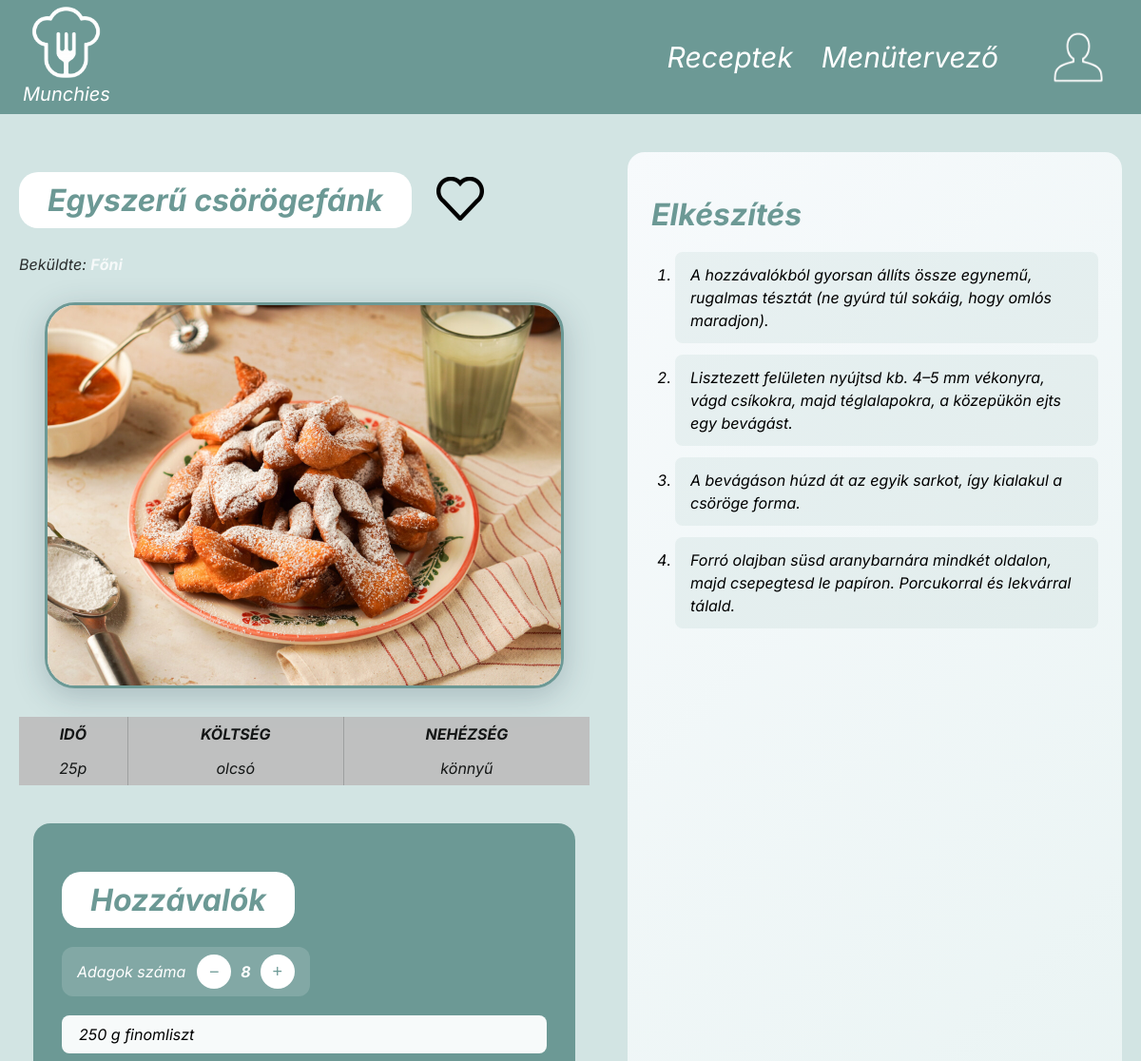
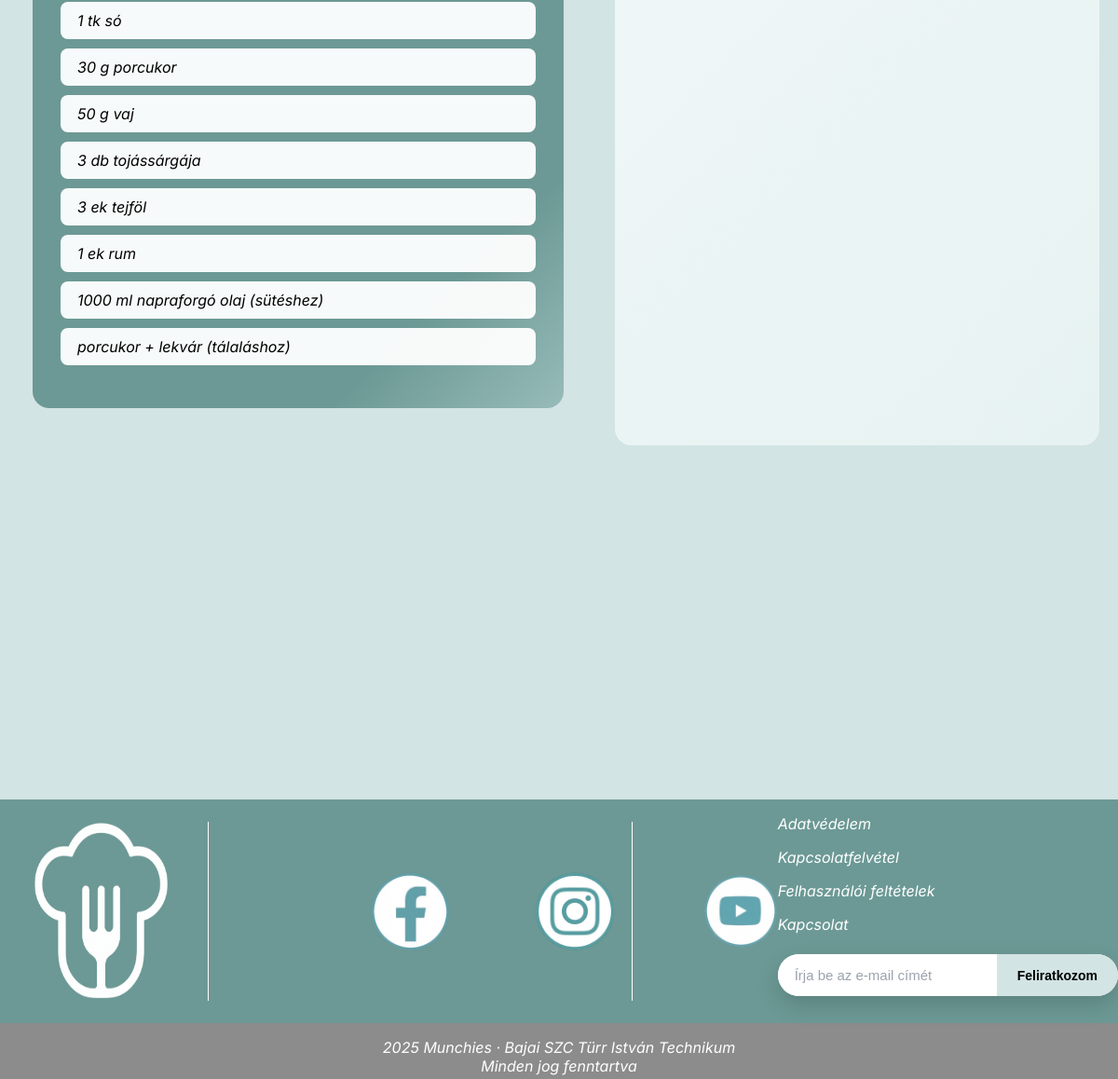
/recept_sema/recept.php?id=17, run on the app's committed database (2 pictures, top to bottom).
### tables this page shows
CREATE TABLE `recipes` (
  `id` int(11) NOT NULL,
  `title` varchar(200) NOT NULL,
  `description` text DEFAULT NULL,
  `image_url` text DEFAULT NULL,
  `base_servings` int(11) NOT NULL DEFAULT 1,
  `created_at` timestamp NOT NULL DEFAULT current_timestamp(),
  `created_by` int(11) DEFAULT NULL,
  `time_minutes` int(11) DEFAULT NULL,
  `cost` varchar(50) DEFAULT NULL,
  `difficulty` varchar(50) DEFAULT NULL
);

CREATE TABLE `users` (
  `id` int(11) NOT NULL,
  `username` varchar(255) NOT NULL,
  `email` varchar(255) NOT NULL,
  `password` varchar(255) NOT NULL,
  `display` varchar(50) NOT NULL,
  `profile_image_url` varchar(255) NOT NULL,
  `about_me` varchar(255) NOT NULL
);

CREATE TABLE `recipe_steps` (
  `id` int(11) NOT NULL,
  `recipe_id` int(11) NOT NULL,
  `step_no` int(11) NOT NULL,
  `step_text` text NOT NULL
);

### recept_sema/recept.php (the view, shortened to what this page needs)
<?php
$loggedInUserId = (int)($_SESSION["user_id"] ?? 0);
require_once "../database.php";
$id = (int)($_GET["id"] ?? 0);
$sql = "
  SELECT
    r.*,
    u.id AS creator_id,
    u.display AS creator_name,
    u.profile_image_url AS creator_image
  FROM recipes r
  LEFT JOIN users u ON u.id = r.created_by
  WHERE r.id = ?
  LIMIT 1
";
$stmt = mysqli_prepare($conn, $sql);
mysqli_stmt_bind_param($stmt, "i", $id);
mysqli_stmt_execute($stmt);
$recipe = mysqli_fetch_assoc(mysqli_stmt_get_result($stmt));
$steps = [];
$stmt = mysqli_prepare($conn, "SELECT step_no, step_text FROM recipe_steps WHERE recipe_id = ? ORDER BY step_no ASC");
mysqli_stmt_bind_param($stmt, "i", $id);
mysqli_stmt_execute($stmt);
$res = mysqli_stmt_get_result($stmt);
while ($row = mysqli_fetch_assoc($res)) {
  $steps[] = $row;
}
function h($s){ return htmlspecialchars((string)$s, ENT_QUOTES, "UTF-8"); }
$title = $recipe["title"] ?? "Recept";
$imageFile = trim((string)($recipe["image_url"] ?? ""));
$image = $imageFile !== "" ? "../imgs/" . ltrim($imageFile, "/") : "";
$baseServings = (int)($recipe["base_servings"] ?? 1);
$time = !empty($recipe["time_minutes"]) ? ((int)$recipe["time_minutes"] . "p") : "—";
$cost = !empty($recipe["cost"]) ? $recipe["cost"] : "—";
$difficulty = !empty($recipe["difficulty"]) ? $recipe["difficulty"] : "—";
$creator = trim((string)($recipe["creator_name"] ?? ""));
$creatorLabel = $creator !== "" ? $creator : "ismeretlen";
$creatorId = (int)($recipe["creator_id"] ?? 0);
if ($creatorId > 0) {
  if ($loggedInUserId === $creatorId) {
    $profileLink = "../profil/profil.php";
  } else {
    $profileLink = "../masFelhasznalo/masFelhasznalo.php?id=" . $creatorId;
  }
} else {
  $profileLink = null;
}
$liked = false;
?>
<!DOCTYPE html>
<html lang="hu">
<head>
  <link rel="stylesheet" href="../recept_sema/recept.css">
  <link rel="stylesheet" href="../header/header.css">
  <link rel="stylesheet" href="../footer/footer.css">
</head>
<body>
<div class="teljes_oldal">
  <div class="container">
    <div class="left">
      <div id="title" style="display: flex; align-items: center; gap: 20px;">
        <h1><?= h($title) ?></h1>
        <form method="POST" action="kedveles.php">
          <button type="submit" style="border:none;background:none;cursor:pointer;">
              <img src="<?= $liked ? '../imgs/red_heart.png' : '../imgs/clear_heart.png' ?>" width="50">
          </button>
      </form>
      </div>
      <p style="margin: 6px 0 14px 0; opacity: .8;">
      <?php if ($profileLink): ?>
        Beküldte: <a href="<?= h($profileLink) ?>"><strong><?= h($creatorLabel) ?></strong></a>
      <?php else: ?>
        Beküldte: <strong>ismeretlen</strong>
      <?php endif; ?>
      </p>
      <?php if ($image): ?>
        <img class="kep" src="<?= h($image) ?>" alt="<?= h($title) ?>">
      <?php endif; ?>
      <div class="valami">
        <table class="tapanyag_kaloria">
          <tr>
            <th>IDŐ</th>
            <th>KÖLTSÉG</th>
            <th style="border: 0px;">NEHÉZSÉG</th>
          </tr>
          <tr>
            <td><?= h($time) ?></td>
            <td><?= h($cost) ?></td>
            <td style="border: 0px;"><?= h($difficulty) ?></td>
          </tr>
        </table>
      </div>
      <div class="hozzavalok">
        <h1>Hozzávalók</h1>
        <div class="counter">
          <p>Adagok száma</p>
          <div class="counter2">
            <button type="button" onclick="decrease()">−</button>
            <span id="count"><?= (int)$baseServings ?></span>
            <button type="button" onclick="increase()">+</button>
          </div>
        </div>
        <ul></ul>
      </div>
    </div>
    <div class="right">
      <h1>Elkészítés</h1>
      <ol>
        <?php if (count($steps) > 0): ?>
          <?php foreach ($steps as $s): ?>
            <?php
              $text = trim((string)($s["step_text"] ?? ""));
              $isHeading = false;
              $clean = $text;
            ?>
            <?php if ($isHeading): ?>
              <li><strong><?= h($clean) ?></strong></li>
            <?php else: ?>
              <li><?= h($text) ?></li>
            <?php endif; ?>
          <?php endforeach; ?>
        <?php else: ?>
          <li>—</li>
        <?php endif; ?>
      </ol>
    </div>
  </div>
</div>
<div class="spacer"></div>
</body>
</html>

### recept_sema/recept.css (style rules this page uses)
body { margin: 0; font-family: "Inter"; font-style: italic; background-color: #D2E4E3; }
.teljes_oldal { display: flex; justify-content: center; padding: 40px 20px; }
.container { display: flex; gap: 40px; max-width: 1300px; width: 100%; }
.left { width: 100%; }
.left h1 { background-color: white; color: #6C9995; font-weight: bold; width: fit-content; padding: 10px 30px; border-radius: 20px; }
.kep { display: block; margin: 30px auto; max-width: 90%; height: 400px; object-fit: cover; border-radius: 32px; box-shadow: 0 8px 32px rgba(44, 62, 80, 0.25); border: 3px solid #6C9995; background: #fff; }
.tapanyag_kaloria { margin: auto; width: 600px; background-color: #bdbdbd; opacity: 0.9; border-collapse: collapse; }
table td, table th { padding: 8px; border-right: 1px solid #999; text-align: center; }
table td:last-child, table th:last-child { border-right: none; }
.hozzavalok { margin: 40px auto; background: linear-gradient(135deg, #6C9995 80%, #97bbb9); width: 85%; border-radius: 18px; padding: 30px; max-width: 600px; }
.hozzavalok h1 { color: #6C9995; margin-bottom: 20px; }
.hozzavalok ul { list-style: none; padding: 0; }
.counter { display: flex; align-items: center; gap: 12px; margin: 20px 0; background: rgba(255,255,255,0.15); padding: 8px 16px; border-radius: 12px; width: fit-content; }
.counter p { color: white; margin: 0; }
.counter2 { display: flex; align-items: center; gap: 10px; }
.counter button { width: 36px; height: 36px; border: none; border-radius: 50%; background: white; color: #6C9995; font-size: 18px; cursor: pointer; }
#count { color: white; font-weight: bold; }
.right { width: 100%; background: linear-gradient(135deg, #f7fafc, #e6f2f1); border-radius: 18px; padding: 25px; }
.right h1 { color: #6C9995; margin-bottom: 20px; }
.right ol { padding-left: 25px; }
.right li { background: rgba(108,153,149,0.1); border-radius: 8px; margin-bottom: 12px; padding: 12px 16px; line-height: 1.5; }
.spacer, .spacer2 { height: 40px; }

### header/header.css (style rules this page uses)
nav { height: 120px; background-color: #6C9995; display: flex; align-items: center; justify-content: space-between; color: white; font-style: italic; }
#bal_oldal_nav { margin-left: 2%; height: 90%; text-align: center; font-size: 20px; }
#jobb_oldal_nav { height: 90%; gap: 30px; display: flex; align-items: center; margin-right: 1%; }
#main_logo { height: 70%; }
nav p { margin: 0px; }
.nav_elem { font-size: 30px; height: min-content; justify-self: center; }
a { height: 100%; }
#icon { height: 100%; }
a { color: white; text-decoration: none; }

### footer/footer.css (style rules this page uses)
footer { height: 300px; margin-top: 250px; width: 100%; position:static; bottom: 0; color: white; }
#footerFelso { display: flex; background-color: #6C9995; height: 80%; width: 100%; margin-top: 300px; }
#footerAlso { height: 20%; }
#logo { padding: 0px 20px; height: 100%; vertical-align: top; }
#logoImg { height: 80%; width: 100%; margin-top: 15%; margin-left: 10%; }
#socialmedia { height: 100%; width: 40%; }
#imgsRow { height: 50%; display: flex; gap: 15%; }
#imgsRow>a>img { height: 100%; margin-left: 100%; margin-top: 50%; }
#jobboldal { right: 0; height: 100%; margin-left: 10%; }
#jobboldal a { text-decoration: none; color: white; }
#kapcsolat { height: 70%; width: 100%; }
#footerAlso { display: flex; background-color: #8C8C8C; text-align: center; justify-content: center; vertical-align: middle; }
.hirlevel { display: flex; max-width: 420px; width: 100%; background: #ffffff; border-radius: 999px; overflow: hidden; box-shadow: 0 10px 25px rgba(0, 0, 0, 0.15); margin: -5% auto; }
.hirlevel input { flex: 1; border: none; padding: 14px 18px; font-size: 15px; outline: none; }
.hirlevel input::placeholder { color: #9ca3af; }
.hirlevel button { border: none; background: #D2E4E3; color: #000; padding: 0 22px; font-size: 14px; font-weight: 600; cursor: pointer; transition: background 0.3s ease; }

### data on the page
recipes: title "Egyszerű csörögefánk", created_by.display "Főni", image_url (picture), time_minutes "25p", cost "olcsó", difficulty "könnyű", base_servings "8"
recipe_steps: step_text "A hozzávalókból gyorsan állíts össze egynemű, rugalmas tésztát (ne gyúrd túl sokáig, hogy omlós maradjon)."
recipe_steps: step_text "Lisztezett felületen nyújtsd kb. 4–5 mm vékonyra, vágd csíkokra, majd téglalapokra, a közepükön ejts egy bevágást."
recipe_steps: step_text "A bevágáson húzd át az egyik sarkot, így kialakul a csöröge forma."
recipe_steps: step_text "Forró olajban süsd aranybarnára mindkét oldalon, majd csepegtesd le papíron. Porcukorral és lekvárral tálald."
